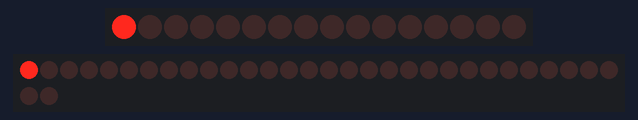
Recording of a sketch running on a simulated Arduino Uno, built with avr-gcc and run on an emulated ATmega328P. Shown: 16 shift-register outputs drawn as a row of LEDs (first output left, lit = HIGH), 32 shift-register outputs drawn as a row of LEDs (first output left, lit = HIGH). Wiring (inferred from the names in the program): 2 × shift register (74HC595): data pin 8; shift clock A0; latch pin 9. Wiring (inferred from the signals the program sends): row of LEDs: on Q0, Q1, Q2, Q3, Q4, Q5, Q6, Q7, Q8, Q9, Q10, Q11, Q12, Q13, Q14, Q15.

Above: at 0.12 s.
At 1.37 s:
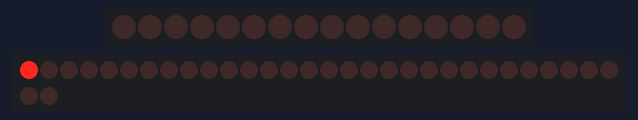
At 2.62 s:
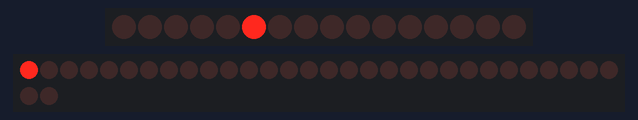
At 5.13 s:
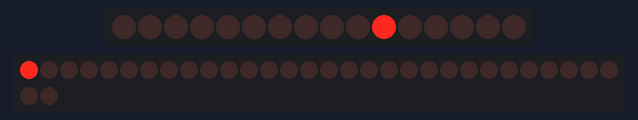
At 7.63 s:
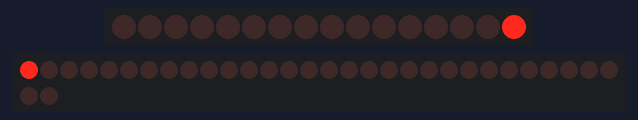
At 10.13 s:
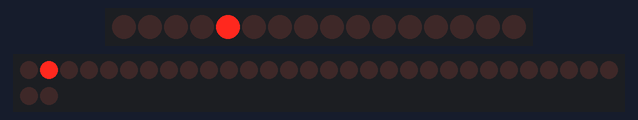
Timing chart, 0 to 10.4 s (numbered marks = the images above):
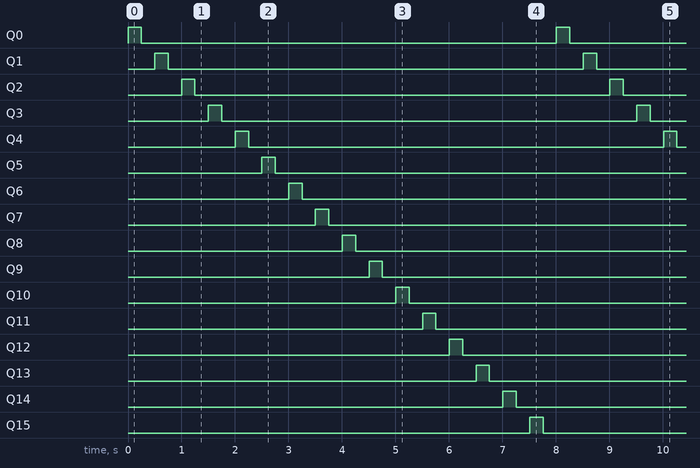

The sketch:

matrix_tester.ino
```cpp
/*

Hardware
  Tested on ATMega328P
  Should work on ATMega8
  Should work on ATTiny4313
  Uses < 128 Bytes RAM
  Uses <  2K Bytes Flash

Matrix Layout

Rows are common cathode
Column By Row (CC, ..N.., RR)

    Base Byte + 1  (MSB)      Base Byte (LSB)            Base  Base
CC,CC,CC,CC,CC,CC,CC,CC,   CC,CC,CC,CC,CC,CC,CC,CC   RR  BIN   Byte
---------------------------------------------------------------------
15,14,13,12,11,10,09,08,   07,06,05,04,03,02,01,00,  15  240   30
15,14,13,12,11,10,09,08,   07,06,05,04,03,02,01,00,  14  224   28
15,14,13,12,11,10,09,08,   07,06,05,04,03,02,01,00,  13  208   26
15,14,13,12,11,10,09,08,   07,06,05,04,03,02,01,00,  12  192   24
15,14,13,12,11,10,09,08,   07,06,05,04,03,02,01,00,  11  176   22
15,14,13,12,11,10,09,08,   07,06,05,04,03,02,01,00,  10  160   20
15,14,13,12,11,10,09,08,   07,06,05,04,03,02,01,00,  09  144   18
15,14,13,12,11,10,09,08,   07,06,05,04,03,02,01,00,  08  128   16
15,14,13,12,11,10,09,08,   07,06,05,04,03,02,01,00,  07  112   14
15,14,13,12,11,10,09,08,   07,06,05,04,03,02,01,00,  06  096   12
15,14,13,12,11,10,09,08,   07,06,05,04,03,02,01,00,  05  080   10
15,14,13,12,11,10,09,08,   07,06,05,04,03,02,01,00,  04  064   08
15,14,13,12,11,10,09,08,   07,06,05,04,03,02,01,00,  03  048   06
15,14,13,12,11,10,09,08,   07,06,05,04,03,02,01,00,  02  032   04
15,14,13,12,11,10,09,08,   07,06,05,04,03,02,01,00,  01  016   02
15,14,13,12,11,10,09,08,   07,06,05,04,03,02,01,00,  00  000   00
*/

#include <SPI.h>

#define ANODE_DAT 8  //PB0
#define ANODE_CLK A0 //PC0 (ADC0)
#define ANODE_LAT 9  //PB1
#define ANODE_RST A1 //PC1 (ADC1)

#define CATHODE_DAT 3  //PD3
#define CATHODE_CLK A3 //PC3 (ADC3)
#define CATHODE_LAT A2 //PC2 (ADC2)
#define CATHODE_RST 2  //PD2

#define SPI_MISO  12
#define SPI_MOSI  11
#define SPI_CLK   13
#define SPI_CS    10

#define LED_ON_TIME 50
#define LED_OFF_TIME 50

#define DEBUG
#ifdef DEBUG
    #include <string.h>
    #ifdef LED_ON_TIME
        #undef LED_ON_TIME
    #endif
    #define LED_ON_TIME 250

    #ifdef LED_OFF_TIME
        #undef LED_OFF_TIME
    #endif
    #define LED_OFF_TIME 250
#endif

uint16_t temp;
uint16_t buf[2][16]; // buffer similar to buffer used in matrix driver  32bytes * 2 = 64 bytes RAM
uint8_t cur_buf_idx = 0;
uint8_t cur_buf_idx_spi = 1;

uint8_t buf_swap = 0;

uint8_t spi_byte_counter = 0;

uint8_t anode_count = 0;
uint8_t cathode_count = 0;
uint16_t anode_dat = 0;
uint16_t cathode_dat = 0;

void shiftout_16(uint8_t data_pin, uint8_t clk_pin, uint8_t lat_pin, uint8_t rst_pin, uint16_t data) {
    shiftOut(data_pin, clk_pin, MSBFIRST, (uint8_t)(0xff&(data >> 8)));
    shiftOut(data_pin, clk_pin, MSBFIRST, (uint8_t)(data&0xff));
    digitalWrite(lat_pin, HIGH);
    digitalWrite(lat_pin, LOW);
}

void setup() {
    // Setup anode pins
    pinMode(ANODE_DAT, OUTPUT);
    pinMode(ANODE_CLK, OUTPUT);
    pinMode(ANODE_LAT, OUTPUT);
    pinMode(ANODE_RST, OUTPUT);

    // Write default values to pins
    digitalWrite(ANODE_DAT, LOW);
    digitalWrite(ANODE_CLK, LOW);
    digitalWrite(ANODE_LAT, LOW);
    digitalWrite(ANODE_RST, LOW);
    digitalWrite(ANODE_RST, HIGH);  // Active Low - take 595 out of reset

    // Setup cathode pins
    pinMode(CATHODE_DAT, OUTPUT);
    pinMode(CATHODE_CLK, OUTPUT);
    pinMode(CATHODE_LAT, OUTPUT);
    pinMode(CATHODE_RST, OUTPUT);

    // Write default values to pins
    digitalWrite(CATHODE_DAT, LOW);
    digitalWrite(CATHODE_CLK, LOW);
    digitalWrite(CATHODE_LAT, LOW);
    digitalWrite(CATHODE_RST, LOW);
    digitalWrite(CATHODE_RST, HIGH);  // Active Low - take 595 out of reset

    #ifdef DEBUG
    // Initial values for debugging only
    memset(&buf[0][0], 0xffff, 16);
    memset(&buf[1][0], 0xffff, 16);
    #endif

    // Setup SPI for slave mode
    pinMode(SPI_MISO, OUTPUT);
    SPCR | _BV(SPE);  // Set SPI as Slave
    SPI.attachInterrupt(); // Enable SPI Data interrupt
}

void loop() {
    // Turn matrix off / matrix clear
    shiftout_16(CATHODE_DAT, CATHODE_CLK, CATHODE_LAT, CATHODE_RST, 0);
    shiftout_16(ANODE_DAT, ANODE_CLK, ANODE_LAT, ANODE_RST, 0);

    if(buf_swap == 1) {
        buf_swap = 0;
        spi_byte_counter = 0;
        if(cur_buf_idx == 0)
        {
            cur_buf_idx = 1;
            cur_buf_idx_spi = 0;
        }
        else
        {
            cur_buf_idx = 0;
            cur_buf_idx_spi = 1;
        }
    }

    // activate row (cathode)
    cathode_dat = (1 << cathode_count);
    shiftout_16(CATHODE_DAT, CATHODE_CLK, CATHODE_LAT, CATHODE_RST, cathode_dat);

    // activate each col
    for(anode_count = 0; anode_count < 16; anode_count++) {
        // for each anode
        anode_dat = buf[cur_buf_idx][cathode_count] & (1 << anode_count);

        // Turn anode on
        shiftout_16(ANODE_DAT, ANODE_CLK, ANODE_LAT, ANODE_RST, anode_dat);
        #if LED_ON_TIME > 0
        delay(LED_ON_TIME);
        #endif

        // Turn anode off
        shiftout_16(ANODE_DAT, ANODE_CLK, ANODE_LAT, ANODE_RST, 0);
        #if LED_OFF_TIME > 0
        delay(LED_OFF_TIME);
        #endif
    }

    (cathode_count == 15) ? cathode_count = 0 : cathode_count++;
}

// SPI interrupt handler
ISR (SPI_STC_vect)
{
    // spi_byte_counter / 2; -> truncated index into buffer
    // spi_byte_counter % 2; -> 0 indicates lower, 1 inducates upper of uint16_t

    if (spi_byte_counter < 32)
    {
        temp = ((uint16_t)SPDR) & 0xff;
        if((spi_byte_counter % 2) == 0)
        {
            buf[cur_buf_idx_spi][(spi_byte_counter / 2)] = temp;  // also clears top byte
        }
        else
        {
            buf[cur_buf_idx_spi][(spi_byte_counter / 2)] |= temp << 8;
        }

        spi_byte_counter++;
        if (spi_byte_counter >= 32)
        {
            buf_swap = 1;
            digitalWrite(MISO, HIGH);
        }
    }
    else
    {
        temp = SPDR; // eat SPDR
    }
}
```

Measured:
- by itself, Q0–15: alternates HIGH for 0.25 s and LOW for 7.8 s
